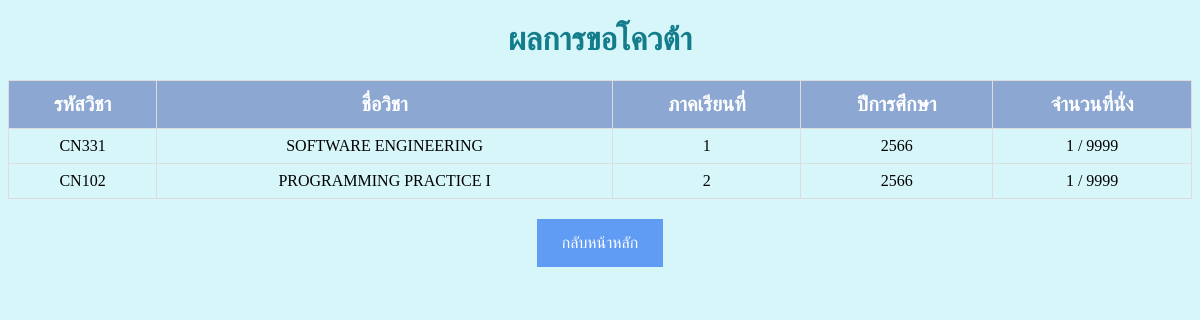
The app's page /quotaapp/complete/ (signed in), older data.
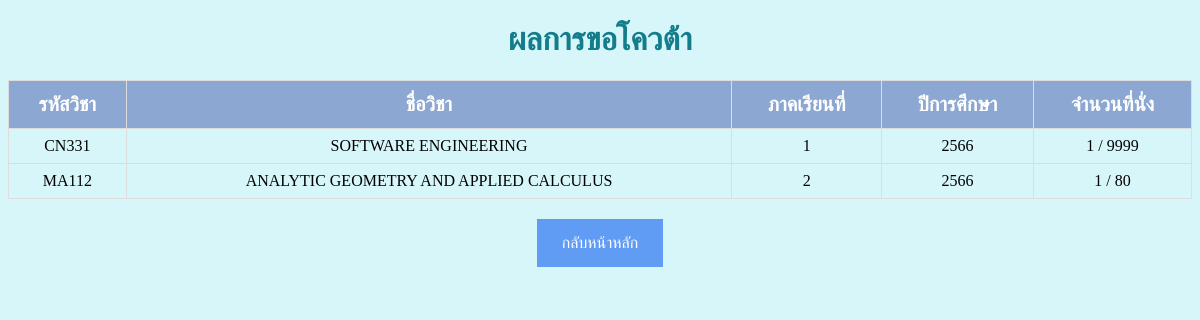
The same page, newer data.
### quotaapp/models.py (models this page shows, shortened)
class Course(models.Model):
    course = models.ForeignKey(Subject, on_delete=models.CASCADE)
    semester = models.CharField(max_length=64)
    year = models.CharField(max_length=64)
    seat = models.PositiveIntegerField(default=0)
    current_seat = models.PositiveIntegerField(default=0)
    q_status = models.CharField(max_length=64, choices=[(
        'Available', 'Available'), ('Full', 'Full')], default="Available")
    status = models.BooleanField(default=True)
    class Meta:
        unique_together = ['course', 'semester', 'year']

class Subject(models.Model):
    subject_id = models.CharField(max_length=64, primary_key=True)
    subject_name = models.CharField(max_length=64)

### quotaapp/views.py (the view)
# urls.py: path('complete/', views.complete, name='complete'),
def complete(request):
    if not request.user.is_authenticated:
        return render(request, 'users/login.html')
    else:
        student = User.objects.get(username=request.user)
        student_info = Student.objects.get(student=student)
        course_apply = student_info.applys.all()
        return render(request, 'quotaapp/complete.html', {
            'student_info': student_info,
            'course_apply': course_apply,
        })

### quotaapp/templates/quotaapp/complete.html (shortened to what this page needs)
{% extends 'quotaapp/layout.html' %}
{% block body %}
<h1 style="color:rgb(19, 125, 139);">ผลการขอโควต้า</u></h1>
<table id="customers">
    <tr>
        <th style="font-size:125%;">
            <center> รหัสวิชา </center>
        </th>
        <th style="font-size:125%;">
            <center> ชื่อวิชา </center>
        </th>
        <th style="font-size:125%;">
            <center> ภาคเรียนที่ </center>
        </th>
        <th style="font-size:125%;">
            <center> ปีการศึกษา </center>
        </th>
        <th style="font-size:125%;">
            <center> จำนวนที่นั่ง </center>
        </th>
    </tr>
    {%for apply in course_apply %}
    <tr>
        <td>{{apply.course.subject_id}}</td>
        <td>{{apply.course.subject_name}}</td>
        <td>{{apply.semester}}</td>
        <td>{{apply.year}}</td>
        <td>{{apply.current_seat}} / {{apply.seat}}</td>
    </tr>
    {% endfor %}
</table>
<center>
    <a href="{% url 'users:index' %}">กลับหน้าหลัก</a>
</center>
{% endblock %}

Row changes from the older to the newer data that the page shows:
no longer on this page (row edited): Course: course.subject_id "CN102", course.subject_name "PROGRAMMING PRACTICE I", semester "2", year "2566", current_seat "1", seat "9999"
now on this page (row edited): Course: course.subject_id "MA112", course.subject_name "ANALYTIC GEOMETRY AND APPLIED CALCULUS", semester "2", year "2566", current_seat "1", seat "80"
